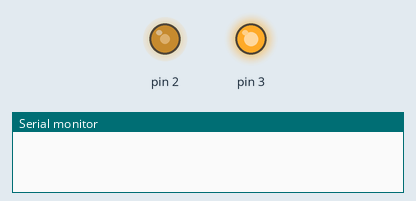
The sketch below on a simulated Arduino Uno, built with avr-gcc and run on an emulated ATmega328P. Parts: output pins drawn as LEDs (lit = HIGH), the last lines printed to the serial monitor.

Above: at 0.3 s.
At 20.4 s:
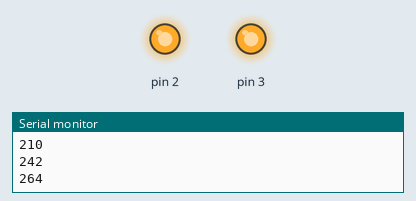
At 37.5 s:
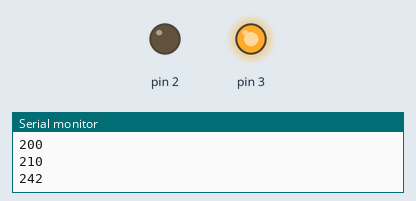
Timing chart, 0 to 40.0 s (numbered marks = the images above):
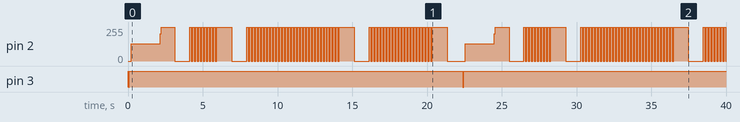

Measured:
- by itself, pin 3: alternates HIGH for 22.3 s and LOW for 0.05 s

The sketch:

debug.ino
```cpp
void setup() {
  digitalWrite(2, LOW);
  digitalWrite(3, LOW);
  pinMode(2, OUTPUT);
  pinMode(3, OUTPUT);

  reset();

  Serial.begin(57600);
}

void loop() {
  // Clock
  pulse(199, 5);
  Serial.println("200");
  pulse(1, 1000);
  pulse(9, 100);
  Serial.println("210");
  pulse(1, 1000);
  pulse(31, 100);
  Serial.println("242");
  pulse(1, 1000);
  pulse(21, 100);
  Serial.println("264");
  pulse(1, 1000);

  reset();
}

void pulse(int amount, int wait){
  for (int i = 0; i < amount; i++){
    digitalWrite(2, HIGH);
    delay(wait);
    digitalWrite(2, LOW);
    delay(wait);
  }
}

void reset(){
  Serial.println("Resetting...");
  digitalWrite(3, HIGH);
  delay(50);
  digitalWrite(3, LOW);
  delay(50);
  digitalWrite(3, HIGH);
  delay(50);
}
```
